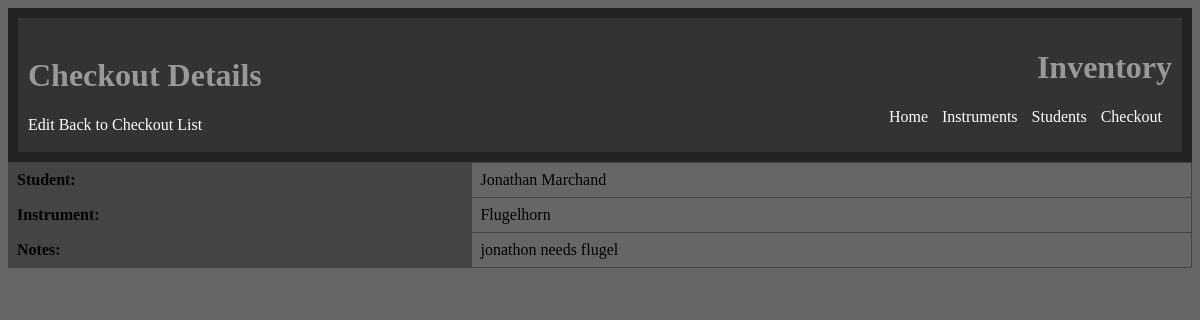
The page /checkout/1/ on the database its author committed.
### checkout/models.py (models this page shows, shortened)
class Checkout(models.Model):
    id = models.AutoField(primary_key=True)
    student = models.ForeignKey(Student, on_delete=models.CASCADE)
    instrument = models.ForeignKey(Instrument, on_delete=models.CASCADE)
    notes = models.CharField(max_length=200, blank=True)

### students/models.py (models this page shows, shortened)
class Student(models.Model):
    id = models.AutoField(primary_key=True, blank=False)
    firstname = models.CharField(max_length=50, blank=False)
    lastname = models.CharField(max_length=50, blank=False)
    address = models.CharField(max_length=50, blank=True)
    city = models.CharField(max_length=50, blank=True)
    state = models.CharField(max_length=50, blank=True)
    zip = models.IntegerField(blank=True)
    phone = models.CharField(max_length=50, blank=True)
    notes = models.CharField(max_length=200, blank=True)

### instruments/models.py (models this page shows, shortened)
class Instrument(models.Model):
    id = models.AutoField(primary_key=True, blank=False)
    type = models.CharField(max_length=50, blank=False)
    serial_num = models.CharField(max_length=50, blank=True)
    maker = models.CharField(max_length=50, blank=False)
    notes = models.CharField(max_length=200, blank=True)

### checkout/views.py (the view)
# urls.py: path('checkout/<int:checkout_id>/', views.view_checkout, name='view_checkout'),
def view_checkout(request, checkout_id):
    checkout = get_object_or_404(Checkout, pk=checkout_id)
    context = {
        'checkout': checkout,
    }
    return render(request, 'checkout/view_checkout.html', context)

### checkout/templates/checkout/view_checkout.html
{% extends 'base.html' %}
{% block header %}
    <h1>Checkout Details</h1>
    <a href="{% url 'checkout:edit_checkout' checkout.id %}">Edit</a>
    <a href="{% url 'checkout:checkout_index' %}">Back to Checkout List</a>
{% endblock %}
{% block content %}
    <table>
        <tr>
            <th>Student:</th>
            <td>{{ checkout.student.firstname }} {{ checkout.student.lastname }}</td>
        </tr>
        <tr>
            <th>Instrument:</th>
            <td>{{ checkout.instrument.type }}</td>
        </tr>
        <tr>
            <th>Notes:</th>
            <td>{{ checkout.notes }}</td>
        </tr>
    </table>
{% endblock %}

### static/css/styles.css (style rules this page uses)
table { border-collapse: collapse; width: 100%; }
th, td { border: 1px solid #444; background-color: #666; text-align: left; padding: 8px; }
th { background-color: #444; }
a { color: #fff; text-decoration: slateblue; }
body { background-color: #666; }

### rows shown on the page
Checkout: student.firstname "Jonathan", student.lastname "Marchand", instrument.type "Flugelhorn", notes "jonathon needs flugel"
